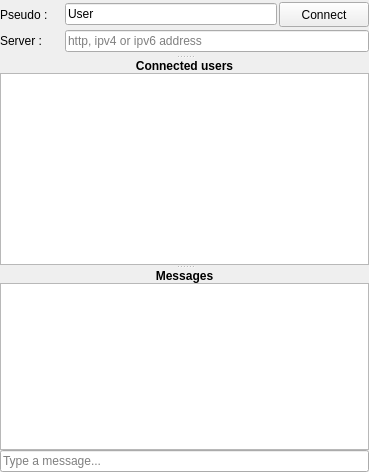
<?xml version="1.0" encoding="UTF-8"?>
<ui version="4.0">
 <class>NetworkDisplay</class>
 <widget class="QWidget" name="NetworkDisplay">
  <property name="geometry">
   <rect>
    <x>0</x>
    <y>0</y>
    <width>369</width>
    <height>472</height>
   </rect>
  </property>
  <property name="windowTitle">
   <string>Network</string>
  </property>
  <layout class="QVBoxLayout" name="verticalLayout">
   <property name="leftMargin">
    <number>0</number>
   </property>
   <property name="topMargin">
    <number>0</number>
   </property>
   <property name="rightMargin">
    <number>0</number>
   </property>
   <property name="bottomMargin">
    <number>0</number>
   </property>
   <item>
    <widget class="QSplitter" name="splitter">
     <property name="orientation">
      <enum>Qt::Vertical</enum>
     </property>
     <widget class="QWidget" name="topWidget" native="true">
      <property name="minimumSize">
       <size>
        <width>0</width>
        <height>55</height>
       </size>
      </property>
      <property name="maximumSize">
       <size>
        <width>16777215</width>
        <height>55</height>
       </size>
      </property>
      <layout class="QVBoxLayout" name="topWidgetLayout">
       <property name="spacing">
        <number>1</number>
       </property>
       <property name="leftMargin">
        <number>0</number>
       </property>
       <property name="topMargin">
        <number>0</number>
       </property>
       <property name="rightMargin">
        <number>0</number>
       </property>
       <property name="bottomMargin">
        <number>0</number>
       </property>
       <item>
        <layout class="QHBoxLayout" name="nameLayout">
         <property name="spacing">
          <number>2</number>
         </property>
         <item>
          <widget class="QLabel" name="nameLabel">
           <property name="minimumSize">
            <size>
             <width>63</width>
             <height>0</height>
            </size>
           </property>
           <property name="maximumSize">
            <size>
             <width>63</width>
             <height>16777215</height>
            </size>
           </property>
           <property name="text">
            <string>Pseudo :</string>
           </property>
          </widget>
         </item>
         <item>
          <widget class="QLineEdit" name="nameLine">
           <property name="text">
            <string>User</string>
           </property>
           <property name="readOnly">
            <bool>false</bool>
           </property>
          </widget>
         </item>
         <item>
          <widget class="QPushButton" name="connectButton">
           <property name="minimumSize">
            <size>
             <width>90</width>
             <height>25</height>
            </size>
           </property>
           <property name="text">
            <string>Connect</string>
           </property>
          </widget>
         </item>
        </layout>
       </item>
       <item>
        <layout class="QHBoxLayout" name="serverLayout">
         <property name="spacing">
          <number>2</number>
         </property>
         <item>
          <widget class="QLabel" name="serverLabel">
           <property name="sizePolicy">
            <sizepolicy hsizetype="Fixed" vsizetype="Preferred">
             <horstretch>0</horstretch>
             <verstretch>0</verstretch>
            </sizepolicy>
           </property>
           <property name="minimumSize">
            <size>
             <width>63</width>
             <height>0</height>
            </size>
           </property>
           <property name="maximumSize">
            <size>
             <width>63</width>
             <height>16777215</height>
            </size>
           </property>
           <property name="text">
            <string>Server :</string>
           </property>
          </widget>
         </item>
         <item>
          <widget class="QLineEdit" name="serverLine">
           <property name="placeholderText">
            <string>http, ipv4 or ipv6 address</string>
           </property>
          </widget>
         </item>
        </layout>
       </item>
      </layout>
     </widget>
     <widget class="QWidget" name="connectedUsersWidget" native="true">
      <property name="sizePolicy">
       <sizepolicy hsizetype="Preferred" vsizetype="Preferred">
        <horstretch>0</horstretch>
        <verstretch>0</verstretch>
       </sizepolicy>
      </property>
      <property name="minimumSize">
       <size>
        <width>0</width>
        <height>100</height>
       </size>
      </property>
      <layout class="QVBoxLayout" name="connectedUsersLayout">
       <property name="spacing">
        <number>0</number>
       </property>
       <property name="leftMargin">
        <number>0</number>
       </property>
       <property name="topMargin">
        <number>0</number>
       </property>
       <property name="rightMargin">
        <number>0</number>
       </property>
       <property name="bottomMargin">
        <number>0</number>
       </property>
       <item>
        <widget class="QLabel" name="connectedUsersLabel">
         <property name="text">
          <string>&lt;html&gt;&lt;head/&gt;&lt;body&gt;&lt;p&gt;&lt;span style=&quot; font-weight:600;&quot;&gt;Connected users&lt;/span&gt;&lt;/p&gt;&lt;/body&gt;&lt;/html&gt;</string>
         </property>
         <property name="alignment">
          <set>Qt::AlignCenter</set>
         </property>
        </widget>
       </item>
       <item>
        <widget class="QListWidget" name="connectedUsersList">
         <property name="minimumSize">
          <size>
           <width>50</width>
           <height>0</height>
          </size>
         </property>
        </widget>
       </item>
      </layout>
     </widget>
     <widget class="QWidget" name="messagesWidget" native="true">
      <property name="sizePolicy">
       <sizepolicy hsizetype="Preferred" vsizetype="Preferred">
        <horstretch>0</horstretch>
        <verstretch>1</verstretch>
       </sizepolicy>
      </property>
      <property name="minimumSize">
       <size>
        <width>0</width>
        <height>150</height>
       </size>
      </property>
      <layout class="QVBoxLayout" name="messagesLayout">
       <property name="spacing">
        <number>0</number>
       </property>
       <property name="leftMargin">
        <number>0</number>
       </property>
       <property name="topMargin">
        <number>0</number>
       </property>
       <property name="rightMargin">
        <number>0</number>
       </property>
       <property name="bottomMargin">
        <number>0</number>
       </property>
       <item>
        <widget class="QLabel" name="messagesLabel">
         <property name="text">
          <string>&lt;html&gt;&lt;head/&gt;&lt;body&gt;&lt;p&gt;&lt;span style=&quot; font-weight:600;&quot;&gt;Messages&lt;/span&gt;&lt;/p&gt;&lt;/body&gt;&lt;/html&gt;</string>
         </property>
         <property name="alignment">
          <set>Qt::AlignCenter</set>
         </property>
        </widget>
       </item>
       <item>
        <widget class="QTextEdit" name="messageList">
         <property name="minimumSize">
          <size>
           <width>0</width>
           <height>0</height>
          </size>
         </property>
         <property name="readOnly">
          <bool>true</bool>
         </property>
        </widget>
       </item>
       <item>
        <widget class="QLineEdit" name="messageLine">
         <property name="placeholderText">
          <string>Type a message...</string>
         </property>
        </widget>
       </item>
      </layout>
     </widget>
    </widget>
   </item>
  </layout>
 </widget>
 <resources/>
 <connections/>
</ui>
